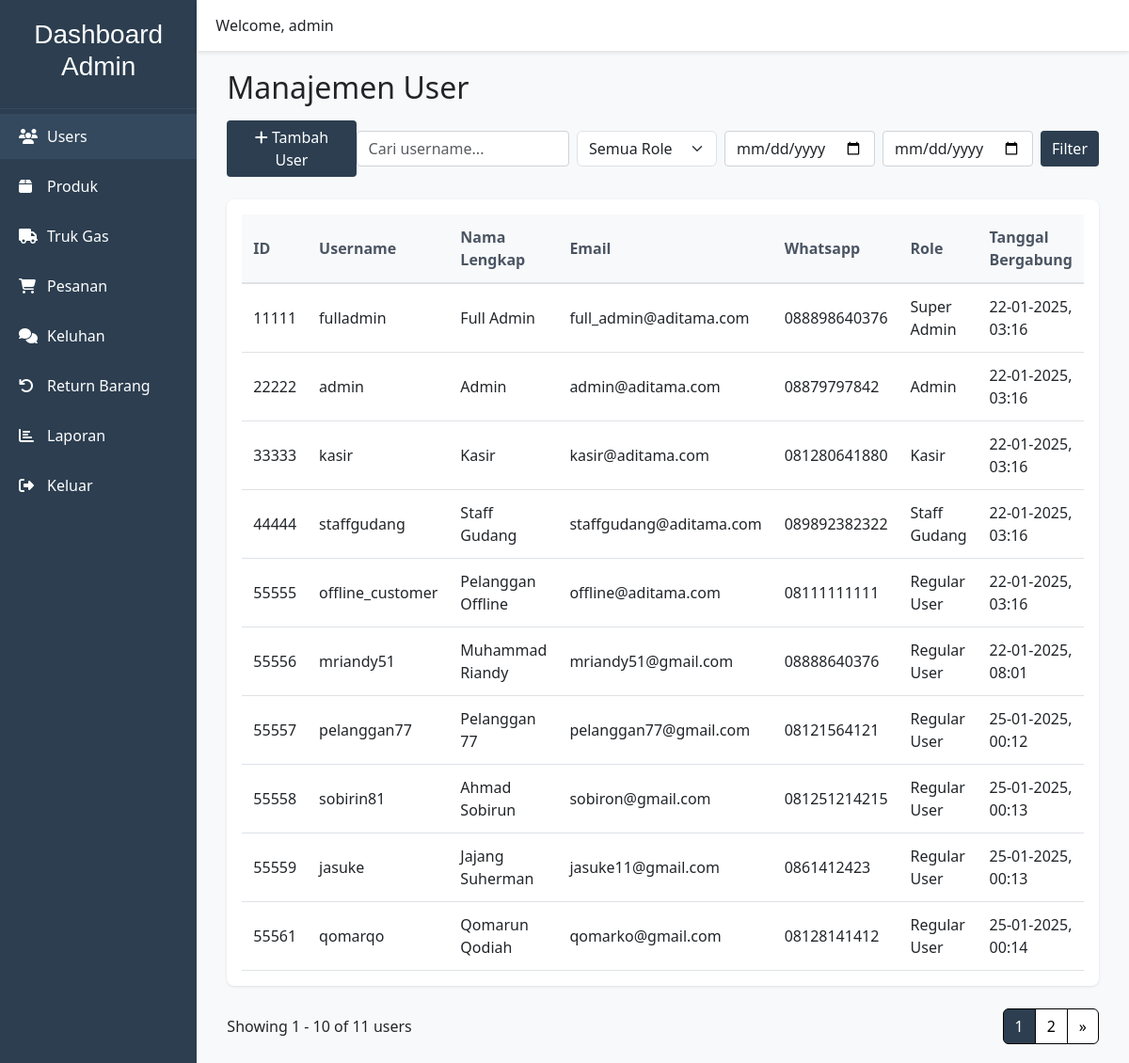
Page /dashuser (signed in) on the committed database.
### website/models.py (models this page shows, shortened)
class User(db.Model, UserMixin):
    id = db.Column(db.Integer, primary_key=True)
    email = db.Column(db.String(100), unique=True)
    phone = db.Column(db.String(15), unique=True)
    username = db.Column(db.String(50), unique=True)
    full_name = db.Column(db.String(100))
    password_hash = db.Column(db.String(150))
    date_joined = db.Column(db.DateTime(), default=wib_time)
    roles = db.Column(db.Integer, default=0)
    cart_items = db.relationship('Cart', backref=db.backref('user', lazy=True))
    orders = db.relationship('Order', backref=db.backref('user', lazy=True))
    @property
    def password(self):
        raise AttributeError('Password is not a readable Attribute')

### website/admin.py (the view, shortened to what this page needs)
@admin.route('/dashuser', methods=['GET', 'POST'])
@login_required
def manage_users():
    if current_user.roles == 0 or current_user.roles == 4 or current_user.roles == 3:
        return render_template('404.html')
    page = request.args.get('page', 1, type=int)
    per_page = 10
    query = User.query
    start_date = request.args.get('start_date')
    end_date = request.args.get('end_date')
    if start_date and end_date:
        start_date_obj = datetime.strptime(start_date, '%d/%m/%Y')
        end_date_obj = datetime.strptime(end_date, '%d/%m/%Y') + timedelta(days=1)
        query = query.filter(User.date_joined >= start_date_obj, User.date_joined < end_date_obj)
    role = request.args.get('role')
    if role:
        query = query.filter(User.roles == role)
    search = request.args.get('search')
    users = query.order_by(User.date_joined).paginate(page=page, per_page=per_page, error_out=False)
    form = SignUpForm()
    if current_user.roles == 2:
        form.roles.choices = [('0', 'Pelanggan'), ('2', 'Admin'), ('3', 'Kasir'), ('4', 'Staff Gudang')]
    if form.errors:
        print("Form validation errors:", form.errors)
        for field, errors in form.errors.items():
            for error in errors:
                flash(f'{field}: {error}')
    return render_template('dashuser.html',
                         users=users,
                         form=form,
                         start_date=start_date,
                         end_date=end_date)

### website/forms.py
class SignUpForm(FlaskForm):
    full_name = StringField('Nama Lengkap', validators=[DataRequired()])
    username = StringField('Username', validators=[
        DataRequired(),
        length(min=6),
        Regexp(r'^[\w.]+$', message="Username hanya boleh berisi huruf, angka, titik dan underscore")
    ])
    email = EmailField('Email', validators=[DataRequired()])
    phone = StringField('Phone', validators=[
    DataRequired(),
    length(min=10, max=15, message="Nomor WhatsApp harus antara 10-15 digit"),
    Regexp(r'^\d+$', message="Masukkan Nomor Whatsapp yang valid")
    ])
    password1 = PasswordField('Enter Your Password', validators=[DataRequired(), length(min=8)])
    password2 = PasswordField('Confirm Your Password', validators=[DataRequired(), length(min=8)])
    roles = SelectField('Role',
                       choices=[
                           ('0', 'Regular User'),
                           ('1', 'Super Admin'),
                           ('2', 'Admin'),
                           ('3', 'Kasir'),
                           ('4', 'Staff Gudang')
                       ],
                       validators=[Optional()])
    submit = SubmitField('Buat Akun')

### website/templates/dashuser.html (shortened to what this page needs)
{% extends 'basedash.html' %}
{% block content %}
<div class="container-fluid">
    <h2>Manajemen User</h2>
    <div class="d-flex justify-content-between align-items-center mb-4 mt-3">
        <button class="btn btn-primary" data-bs-toggle="modal" data-bs-target="#addUserModal">
            <i class="fas fa-plus"></i> Tambah User
        </button>
        <div class="d-flex gap-2">
            <form id="filterForm" method="GET" class="d-flex gap-2">
                <input type="text" class="form-control" name="search"
                placeholder="Cari username..." value="{{ request.args.get('search', '') }}">
                <select class="form-select" name="role" style="width: auto;">
                    <option value="">Semua Role</option>
                </select>
                <input type="date" class="form-control date-picker" name="start_date"
                placeholder="{{ 'dd/mm/yyyy' if not request.args.get('start_date') else request.args.get('start_date') }}"
                value="{{ request.args.get('start_date', '') }}" >
                <input type="date" class="form-control date-picker" name="end_date"
                placeholder="{{ 'dd/mm/yyyy' if not request.args.get('end_date') else request.args.get('end_date') }}"
                value="{{ request.args.get('end_date', '') }}" >
                <button type="submit" class="btn btn-primary">Filter</button>
            </form>
        </div>
    </div>
    <div class="table-container">
        <table class="table">
            <thead>
                <tr>
                    <th>ID</th>
                    <th>Username</th>
                    <th>Nama Lengkap</th>
                    <th>Email</th>
                    <th>Whatsapp</th>
                    <th>Role</th>
                    <th>Tanggal Bergabung</th>
                </tr>
            </thead>
            <tbody>
                {% for user in users %}
                <tr>
                    <td>{{ user.id }}</td>
                    <td>{{ user.username }}</td>
                    <td>{{ user.full_name }}</td>
                    <td>{{ user.email }}</td>
                    <td>{{ user.phone }}</td>
                    <td>
                        {% if user.roles == 0 %}
                            Regular User
                        {% elif user.roles == 1 %}
                            Super Admin
                        {% elif user.roles == 2 %}
                            Admin
                        {% elif user.roles == 3 %}
                            Kasir
                        {% elif user.roles == 4 %}
                            Staff Gudang
                        {% else %}
                            Tidak Diketahui
                        {% endif %}
                    </td>
                    <td>{{ user.date_joined.strftime('%d-%m-%Y, %H:%M') }}</td>
                </tr>
                {% endfor %}
            </tbody>
        </table>
    </div>
    <div class="d-flex justify-content-between align-items-center mt-4">
        <div>
            Showing {{ users.first }} - {{ users.last }} of {{ users.total }} users
        </div>
        <nav aria-label="Page navigation">
            <ul class="pagination">
                {% for page_num in users.iter_pages(left_edge=2, left_current=2, right_current=2, right_edge=2) %}
                    {% if page_num %}
                        <li class="page-item {% if page_num == users.page %}active{% endif %}">
                            <a class="page-link" href="{{ url_for('admin.manage_users', page=page_num) }}">
                                {{ page_num }}
                            </a>
                        </li>
                    {% else %}
                        <li class="page-item disabled"><span class="page-link">...</span></li>
                    {% endif %}
                {% endfor %}
                {% if users.has_next %}
                <li class="page-item">
                    <a class="page-link" href="{{ url_for('admin.manage_users', page=users.next_num) }}" aria-label="Next">
                        <span aria-hidden="true">&raquo;</span>
                    </a>
                </li>
                {% endif %}
            </ul>
        </nav>
    </div>
</div>
{% endblock %}

### website/templates/basedash.html (shortened to what this page needs)
<!DOCTYPE html>
<html lang="en">
<head>
    <link href="https://cdnjs.cloudflare.com/ajax/libs/bootstrap/5.3.0/css/bootstrap.min.css" rel="stylesheet">
    <link rel="stylesheet" href="https://cdnjs.cloudflare.com/ajax/libs/font-awesome/6.4.0/css/all.min.css">
    <link rel="stylesheet" href="{{ url_for('static', filename='css/dashstyle.css') }}">
    <link rel="stylesheet" href="https://cdn.jsdelivr.net/npm/flatpickr/dist/flatpickr.min.css">
</head>
<body>
    <div class="dashboard-container">
        <nav class="sidebar">
            <div class="sidebar-header">
                {% if current_user.roles == 3 %}
                    <h3>Dashboard Kasir</h3>
                {% elif current_user.roles == 4 %}
                    <h3>Dashboard Gudang</h3>
                {% else %}
                    <h3>Dashboard Admin</h3>
                {% endif %}
            </div>
            <ul class="sidebar-menu">
                {% if current_user.roles!=4 and current_user.roles!=3  %}
                    <li class="menu-item {% if request.endpoint == 'admin.manage_users' %}active{% endif %}">
                        <a href="{{ url_for('admin.manage_users') }}">
                            <i class="fas fa-users"></i>
                            <span>Users</span>
                        </a>
                    </li>
                {% endif %}
                {% if current_user.roles!= 3%}
                    <li class="menu-item {% if request.endpoint == 'admin.manage_shop_items' %}active{% endif %}">
                        <a href="{{ url_for('admin.manage_shop_items') }}">
                            <i class="fas fa-box"></i>
                            <span>Produk</span>
                        </a>
                    </li>
                    <li class="menu-item {% if request.endpoint == 'admin.update_gas_truck' %}active{% endif %}">
                        <a href="{{ url_for('admin.update_gas_truck') }}">
                            <i class="fas fa-truck"></i>
                            <span>Truk Gas</span>
                        </a>
                    </li>
                {% endif %}
                {% if current_user.roles!= 4%}
                    <li class="menu-item {% if request.endpoint == 'admin.manage_orders' %}active{% endif %}">
                        <a href="{{ url_for('admin.manage_orders') }}">
                            <i class="fas fa-shopping-cart"></i>
                            <span>Pesanan</span>
                        </a>
                    </li>
                    <li class="menu-item {% if request.endpoint == 'admin.manage_complaint' %}active{% endif %}">
                        <a href="{{ url_for('admin.manage_complaint') }}">
                            <i class="fas fa-comments"></i>
                            <span>Keluhan</span>
                        </a>
                    </li>
                    <li class="menu-item {% if request.endpoint == 'admin.manage_returns' %}active{% endif %}">
                        <a href="{{ url_for('admin.manage_returns') }}">
                            <i class="fas fa-undo"></i>
                            <span>Return Barang</span>
                        </a>
                    </li>
                {% endif %}
                {% if current_user.roles == 1 or current_user.roles == 2 %}
                <li class="menu-item {% if request.endpoint == 'report.view_report' %}active{% endif %}">
                    <a href="{{ url_for('report.view_report') }}">
                        <i class="fas fa-chart-bar"></i>
                        <span>Laporan</span>
                    </a>
                </li>
                {% endif %}
                <li class="menu-item">
                    <a href="/logout">
                        <i class="fas fa-sign-out-alt"></i>
                        <span>Keluar</span>
                    </a>
                </li>
            </ul>
        </nav>
        <main class="main-content">
            <header class="content-header">
                <div class="header-content">
                    <div class="user-info">
                        <span>Welcome, {{ current_user.username }}</span>
                    </div>
                </div>
            </header>
            <div class="content-wrapper">
                {% block content %}{% endblock %}
            </div>
        </main>
    </div>
</body>
</html>

### website/static/css/dashstyle.css (style rules this page uses)
.dashboard-container { display: flex; min-height: 100vh; }
:root { --body-font: "sans-serif"; }
.sidebar { width: 250px; background: #2c3e50; color: #fff; transition: all 0.3s ease; }
.sidebar-header { font-family: 'Lucida Sans Unicode', 'Lucida Grande', 'Lucida Sans', Arial, sans-serif; padding: 20px; text-align: center; border-bottom: 1px solid #34495e; }
.sidebar-menu { padding: 0; list-style: none; }
.menu-item { margin: 5px 0; }
.menu-item a { display: flex; align-items: center; padding: 12px 20px; color: #fff; text-decoration: none; transition: all 0.3s ease; }
.menu-item a:hover, .menu-item.active a { background: #34495e; }
.menu-item i { width: 20px; margin-right: 10px; }
.main-content { flex: 1; background: #f8f9fa; }
.form-control.date-picker { width: 160px; }
.content-header { background: #fff; padding: 15px 20px; box-shadow: 0 2px 4px rgba(0,0,0,0.1); }
.header-content { display: flex; justify-content: space-between; align-items: center; }
.content-wrapper { padding: 20px; }
.table-container { background: #fff; border-radius: 8px; box-shadow: 0 2px 4px rgba(0,0,0,0.1); padding: 20px; margin-top: 20px; }
.form-control { width: 100%; padding: 8px 12px; border: 1px solid #ced4da; border-radius: 4px; }
.form-control { display: block; width: 100%; padding: 0.375rem 0.75rem; font-size: 1rem; line-height: 1.5; border: 1px solid #ced4da; border-radius: 0.25rem; transition: border-color 0.15s ease-in-out, box-shadow 0.15s ease-in-out; }
.btn-primary { background: #2c3e50; border: none; color: #fff; border-radius: 4px; cursor: pointer; }
.table-container { background-color: white; border-radius: 8px; padding: 1rem; box-shadow: 0 1px 3px rgba(0, 0, 0, 0.1); }
.table th { border-bottom-width: 2px; font-weight: 600; color: #4b5563; }
.table td { vertical-align: middle; }
.pagination { margin-bottom: 0; }
.pagination .page-link { color: rgb(0, 0, 0); background-color: #ffffff; border-color: black; }
.pagination .page-item.active .page-link { background-color: #2c3e50; border-color: black; color: rgb(255, 255, 255); }
.table-container { background-color: white; border-radius: 0.5rem; padding: 1rem; box-shadow: 0 1px 3px rgba(0, 0, 0, 0.1); }
.table th, .table td { padding: 0.75rem; vertical-align: middle; }
.table { margin-bottom: 0; }
.table th { background: #f8f9fa; font-weight: 600; }

### rows in the picture
User: username "admin", id "22222", full_name "Admin", email "admin@aditama.com", phone "08879797842", roles "Admin", date_joined "22-01-2025, 03:16"
User: id "11111", username "fulladmin", full_name "Full Admin", email "full_admin@aditama.com", phone "088898640376", roles "Super Admin", date_joined "22-01-2025, 03:16"
User: id "33333", username "kasir", full_name "Kasir", email "kasir@aditama.com", phone "081280641880", roles "Kasir", date_joined "22-01-2025, 03:16"
User: id "44444", username "staffgudang", full_name "Staff Gudang", email "staffgudang@aditama.com", phone "089892382322", roles "Staff Gudang", date_joined "22-01-2025, 03:16"
User: id "55555", username "offline_customer", full_name "Pelanggan Offline", email "offline@aditama.com", phone "08111111111", roles "Regular User", date_joined "22-01-2025, 03:16"
User: id "55556", username "mriandy51", full_name "Muhammad Riandy", email "mriandy51@gmail.com", phone "08888640376", roles "Regular User", date_joined "22-01-2025, 08:01"
User: id "55557", username "pelanggan77", full_name "Pelanggan 77", email "pelanggan77@gmail.com", phone "08121564121", roles "Regular User", date_joined "25-01-2025, 00:12"
User: id "55558", username "sobirin81", full_name "Ahmad Sobirun", email "sobiron@gmail.com", phone "081251214215", roles "Regular User", date_joined "25-01-2025, 00:13"
User: id "55559", username "jasuke", full_name "Jajang Suherman", email "jasuke11@gmail.com", phone "0861412423", roles "Regular User", date_joined "25-01-2025, 00:13"
User: id "55561", username "qomarqo", full_name "Qomarun Qodiah", email "qomarko@gmail.com", phone "08128141412", roles "Regular User", date_joined "25-01-2025, 00:14"

### other values in the picture
{{ users.first }} "1"
{{ users.last }} "10"
{{ users.total }} "11"
{{ page_num }} "1" "2"
